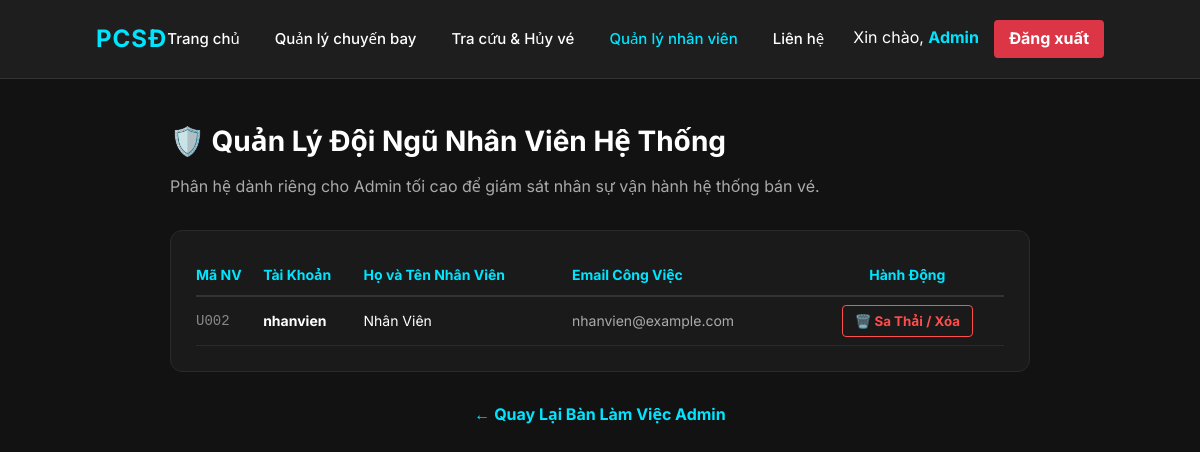
The page /admin/nhan-vien (signed in) on the database its author committed.
### app.py (models this page shows)
class User(db.Model):
    id = db.Column(db.String(20), primary_key=True)
    taiKhoan = db.Column(db.String(50), unique=True, nullable=False)
    matKhau = db.Column(db.String(100), nullable=False)
    hoTen = db.Column(db.String(100), nullable=False)
    email = db.Column(db.String(100))
    role = db.Column(db.String(20), default='khachhang')

### app.py (the view)
@app.route('/admin/nhan-vien')
def quan_ly_nhan_vien_route():
    if 'user_id' not in session or session.get('role') != 'admin':
        flash('Khu vực hạn chế: Chỉ dành riêng cho Quản trị viên tối cao!', 'danger')
        return redirect(url_for('home'))
    nhan_vien_list = User.query.filter_by(role='nhanvien').all()
    return render_template('quan_ly_nhan_vien.html', nhan_vien_list=nhan_vien_list)

### templates/quan_ly_nhan_vien.html
{% extends 'base.html' %}
{% block content %}
<main class="container" style="padding: 40px 20px; max-width: 900px; margin: 0 auto">
    <h2 style="color: #ffffff; margin-bottom: 10px; font-size: 28px">🛡️ Quản Lý Đội Ngũ Nhân Viên Hệ Thống</h2>
    <p style="color: #aaaaaa; margin-bottom: 30px">Phân hệ dành riêng cho Admin tối cao để giám sát nhân sự vận hành hệ thống bán vé.</p>
    <div style="background-color: #1a1a1a; border: 1px solid #2a2a2a; border-radius: 12px; padding: 25px; color: #fff;">
        <table style="width: 100%; border-collapse: collapse; text-align: left;">
            <thead>
                <tr style="border-bottom: 2px solid #333; color: #00e5ff; font-size: 14px; height: 40px;">
                    <th>Mã NV</th>
                    <th>Tài Khoản</th>
                    <th>Họ và Tên Nhân Viên</th>
                    <th>Email Công Việc</th>
                    <th style="text-align: center;">Hành Động</th>
                </tr>
            </thead>
            <tbody>
                {% for nv in nhan_vien_list %}
                <tr style="border-bottom: 1px solid #2a2a2a; height: 50px; font-size: 14px;">
                    <td style="font-family: monospace; color: #888;">{{ nv.id }}</td>
                    <td><strong style="color: #fff;">{{ nv.taiKhoan }}</strong></td>
                    <td>{{ nv.hoTen }}</td>
                    <td style="color: #aaa;">{{ nv.email if nv.email else 'Chưa đăng ký email' }}</td>
                    <td style="text-align: center;">
                        <form action="/admin/xoa-nhan-vien/{{ nv.id }}" method="POST" onsubmit="return confirm('CẢNH BÁO TỐI CAO: Bạn sắp XÓA HOÀN TOÀN tài khoản nhân viên {{ nv.hoTen }} khỏi hệ thống. Hành động này không thể khôi phục. Tiếp tục?')">
                            <button type="submit" style="background-color: transparent; border: 1px solid #ff4d4d; color: #ff4d4d; padding: 6px 12px; border-radius: 4px; font-weight: bold; cursor: pointer; transition: 0.2s;">
                                🗑️ Sa Thải / Xóa
                            </button>
                        </form>
                    </td>
                </tr>
                {% else %}
                <tr>
                    <td colspan="5" style="text-align: center; color: #666; padding: 40px 0;">Hiện tại chưa có tài khoản nhân viên nào trực thuộc quyền quản lý của bạn.</td>
                </tr>
                {% endfor %}
            </tbody>
        </table>
    </div>
    <div style="text-align: center; margin-top: 30px;">
        <a href="/home" style="color: #00e5ff; text-decoration: none; font-weight: bold;">← Quay Lại Bàn Làm Việc Admin</a>
    </div>
</main>
{% endblock %}

### static/css/style.css (style rules this page uses)
* { margin: 0; padding: 0; box-sizing: border-box; font-family: "Inter", "Segoe UI", Roboto, sans-serif; }
:root { --bg-body: #121212; --bg-card: #1e1e1e; --bg-input: #252525; --text-main: #ffffff; --text-sub: #a0a0a0; --accent-color: #00ebd4; --border-color: #333333; }
body { background-color: var(--bg-body); color: var(--text-main); line-height: 1.6; overflow-x: hidden; }

### rows shown on the page
User: id "U002", taiKhoan "nhanvien", hoTen "Nhân Viên", email "nhanvien@example.com"

### other values the page prints
{{ session.get('hoTen') }} "Admin"
